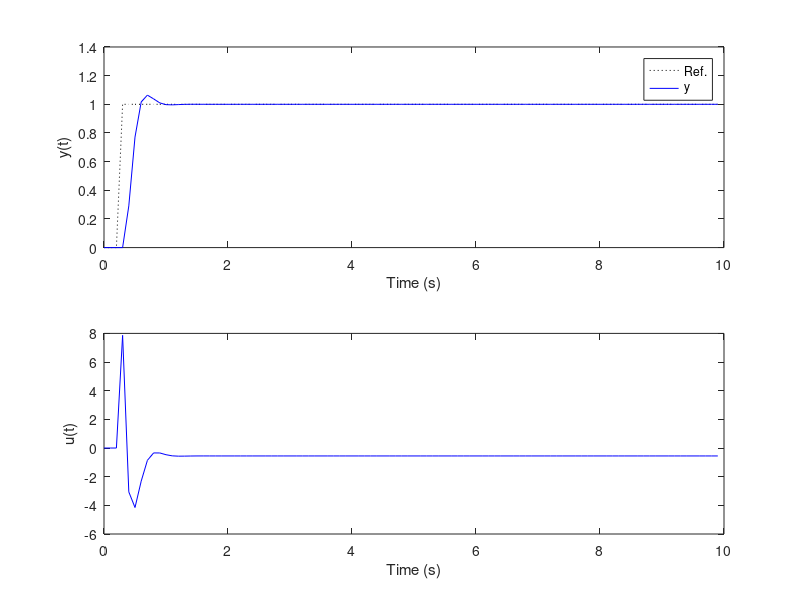

Recreate this plot in MATLAB.
%% Atividade 05: Projetar e implementar, por simulação, o  PMVC, DMC e GPC.
clear all; close all; clc;

%% Parametros
Ts = 0.1;                % periodo de amostragem (s)
td = 0;                  % atraso continuo (s)
d = round((td/Ts) + 1)   % atraso discreto (em amostras)

Ny = 2; Nu = 1;          % horizonte de predição
lam = .000001;           % fator de ponderação de controle

%% Planta a) Dinâmica do ângulo de roll do VLS-1 em Max Q

% Modelo contínuo
    Gs = tf(7.3734, [1  0 -4.077])
    
    % Verificando os autovalores
    disp('Autovalores da planta:')
    eig(Gs)

% Modelo discreto
    Gz = c2d(Gs,Ts, 'zoh')
        Az = Gz.den{1};
            a1 = Az(2); a2 = Az(3);
        Bz = Gz.num{1}
            b0 = Bz(2); b1 = Bz(3);

% Converting the system to the ARIMAX state-space form:
DAz = conv(Az,[1 -1])
A = [ -DAz(2:end)'  [ eye(2,2) ; [0 0] ]   ]
B = [ Bz(2:end)' ; 0]
C = [ 1 0 0 ];
Gamma = [ -DAz(2:end)' ]
% sysa = ss(A,B,C,0,Ts); figure; step(sysa)


%% GPC
nb=1; na = 2;

    Eorig =[1]; 
    E=1; F=[A^0*Gamma]'; Gmat=[];
    Gj=conv(E,Bz(2:end)); Gbar=[Gj(end-nb+1:end)];

    for j=2:Ny
        E=[E C*A^(j-2)*Gamma]; F=[F;[A^(j-1)*Gamma]'];
        Gj=conv(E,Bz(2:end)); Gbar=[Gbar; Gj(end-nb+1:end)];
    end

% Matriz G
    G = toeplitz( Gj(1:end-nb) ); G=tril(G);
    G = G(1:Ny,1:Nu); 

% Matriz F_R 
    F_R = [Gbar F];

% Ganho
    K = inv(G'*G +lam*eye(Nu,Nu))*G';
    K1 = K(1,:);

%% Simulação
tfinal = 10; 
Nsim = round(tfinal/Ts);

% Sinal de referencia
r(1:na+d)=0; r(na+d+1:Nsim+Ny)=1;
r = r'; 

for k = 1:na+d % initial conditions (N is huge!)
    y(k)=0;
    u(k)=0;
    du(k)=0;
end
for k = na+d+1:Nsim
    % Planta
    y(k) = -a1*y(k-1) -a2*y(k-2) +b0*u(k-d) +b1*u(k-d-1);

    % Controlador
    x = [du(k-1) y(k) y(k-1) y(k-2)]';

    du(k) = K1*( r(k:k+Ny-1,1)-F_R*x );

    u(k) = u(k-1) +du(k);

    % Saturação
    % if u(k) >= 0.06981
    %   u(k) = 0.06981;
    % elseif u(k) <= 0
    %   u(k) = 0;
    % end
end

%% Plots
t=0:Ts:Nsim*Ts-Ts;
figure;
subplot(211)
    plot(t,r(1:Nsim),':k'); hold;
    plot(t,y,'b');
    legend('Ref.','y');
    ylabel('y(t)'); xlabel('Time (s)');

subplot(212)
    plot(t,u,'b');
    ylabel('u(t)'); xlabel('Time (s)');
